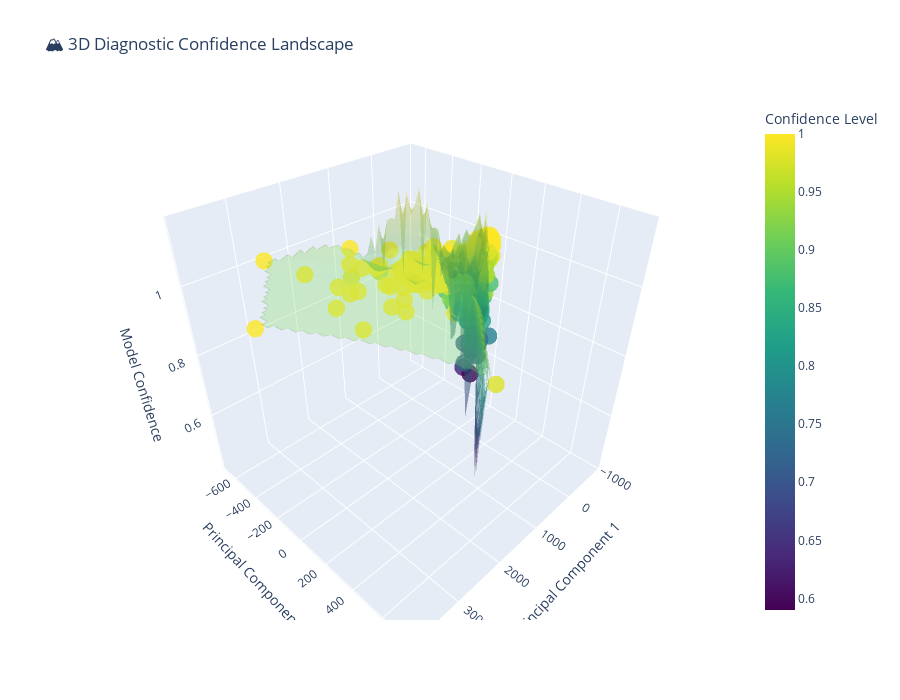

This figure's notebook cell:
### Code cell
# STEP 8B: Create 3D Confidence Landscape
from plotly.subplots import make_subplots

# Get model predictions and confidence scores
y_pred = clf.predict(cancer.data)
y_prob = clf.predict_proba(cancer.data)
confidences = np.max(y_prob, axis=1)

# Use 2D PCA for surface plotting
pca_2d = PCA(n_components=2)
coords_2d = pca_2d.fit_transform(cancer.data)

# Create confidence landscape
fig_landscape = go.Figure()

# Add confidence surface using scatter with size/color mapping
fig_landscape.add_trace(go.Scatter3d(
    x=coords_2d[:, 0],
    y=coords_2d[:, 1],
    z=confidences,
    mode='markers',
    marker=dict(
        size=6,
        color=confidences,
        colorscale='Viridis',
        opacity=0.8,
        colorbar=dict(title="Confidence Level")
    ),
    name='Diagnostic Confidence',
    hovertemplate=(
        "Confidence: %{z:.1%}<br>" +
        "Prediction: %{customdata}<br>" +
        "PC1: %{x:.2f}<br>" +
        "PC2: %{y:.2f}<br>" +
        "<extra></extra>"
    ),
    customdata=[cancer.target_names[pred] for pred in y_pred]
))

# Add mesh surface for landscape effect
from scipy.interpolate import griddata

# Create grid for surface
xi = np.linspace(coords_2d[:, 0].min(), coords_2d[:, 0].max(), 50)
yi = np.linspace(coords_2d[:, 1].min(), coords_2d[:, 1].max(), 50)
Xi, Yi = np.meshgrid(xi, yi)

# Interpolate confidence values
Zi = griddata((coords_2d[:, 0], coords_2d[:, 1]), confidences, (Xi, Yi), method='cubic')

fig_landscape.add_trace(go.Surface(
    x=Xi, y=Yi, z=Zi,
    colorscale='Viridis',
    opacity=0.3,
    name='Confidence Surface',
    showscale=False
))

fig_landscape.update_layout(
    title='🏔️ 3D Diagnostic Confidence Landscape',
    scene=dict(
        xaxis_title='Principal Component 1',
        yaxis_title='Principal Component 2',
        zaxis_title='Model Confidence',
        camera=dict(eye=dict(x=1.2, y=1.2, z=1.2))
    ),
    height=700
)

fig_landscape.show()

print("🏔️ Confidence Landscape Generated!")
print(f"📈 Average Confidence: {confidences.mean():.1%}")
print(f"📊 Confidence Range: {confidences.min():.1%} - {confidences.max():.1%}")

### Figure 1 — Plotly figure (JSON) as saved in the notebook; plotly's stock layout.template omitted (floating-point values rounded to 4 significant figures; data arrays with more than 128 entries replaced by an {"elided": "..."} marker saying what was removed)
{"data": [{"customdata": {"elided": "569 str values"}, "hovertemplate": "Confidence: %{z:.1%}<br>Prediction: %{customdata}<br>PC1: %{x:.2f}<br>PC2: %{y:.2f}<br><extra></extra>", "marker": {"color": {"elided": "569 float values"}, "colorbar": {"title": {"text": "Confidence Level"}}, "colorscale": [[0, "#440154"], [0.1111, "#482878"], [0.2222, "#3e4989"], [0.3333, "#31688e"], [0.4444, "#26828e"], [0.5556, "#1f9e89"], [0.6667, "#35b779"], [0.7778, "#6ece58"], [0.8889, "#b5de2b"], [1, "#fde725"]], "opacity": 0.8, "size": 6}, "mode": "markers", "name": "Diagnostic Confidence", "type": "scatter3d", "x": {"elided": "569 float values"}, "y": {"elided": "569 float values"}, "z": {"elided": "569 float values"}}, {"colorscale": [[0, "#440154"], [0.1111, "#482878"], [0.2222, "#3e4989"], [0.3333, "#31688e"], [0.4444, "#26828e"], [0.5556, "#1f9e89"], [0.6667, "#35b779"], [0.7778, "#6ece58"], [0.8889, "#b5de2b"], [1, "#fde725"]], "name": "Confidence Surface", "opacity": 0.3, "showscale": false, "type": "surface", "x": {"elided": "50x50 float values"}, "y": {"elided": "50x50 float values"}, "z": {"elided": "50x50 float values"}}], "layout": {"height": 700, "scene": {"camera": {"eye": {"x": 1.2, "y": 1.2, "z": 1.2}}, "xaxis": {"title": {"text": "Principal Component 1"}}, "yaxis": {"title": {"text": "Principal Component 2"}}, "zaxis": {"title": {"text": "Model Confidence"}}}, "title": {"text": "🏔️ 3D Diagnostic Confidence Landscape"}}}
